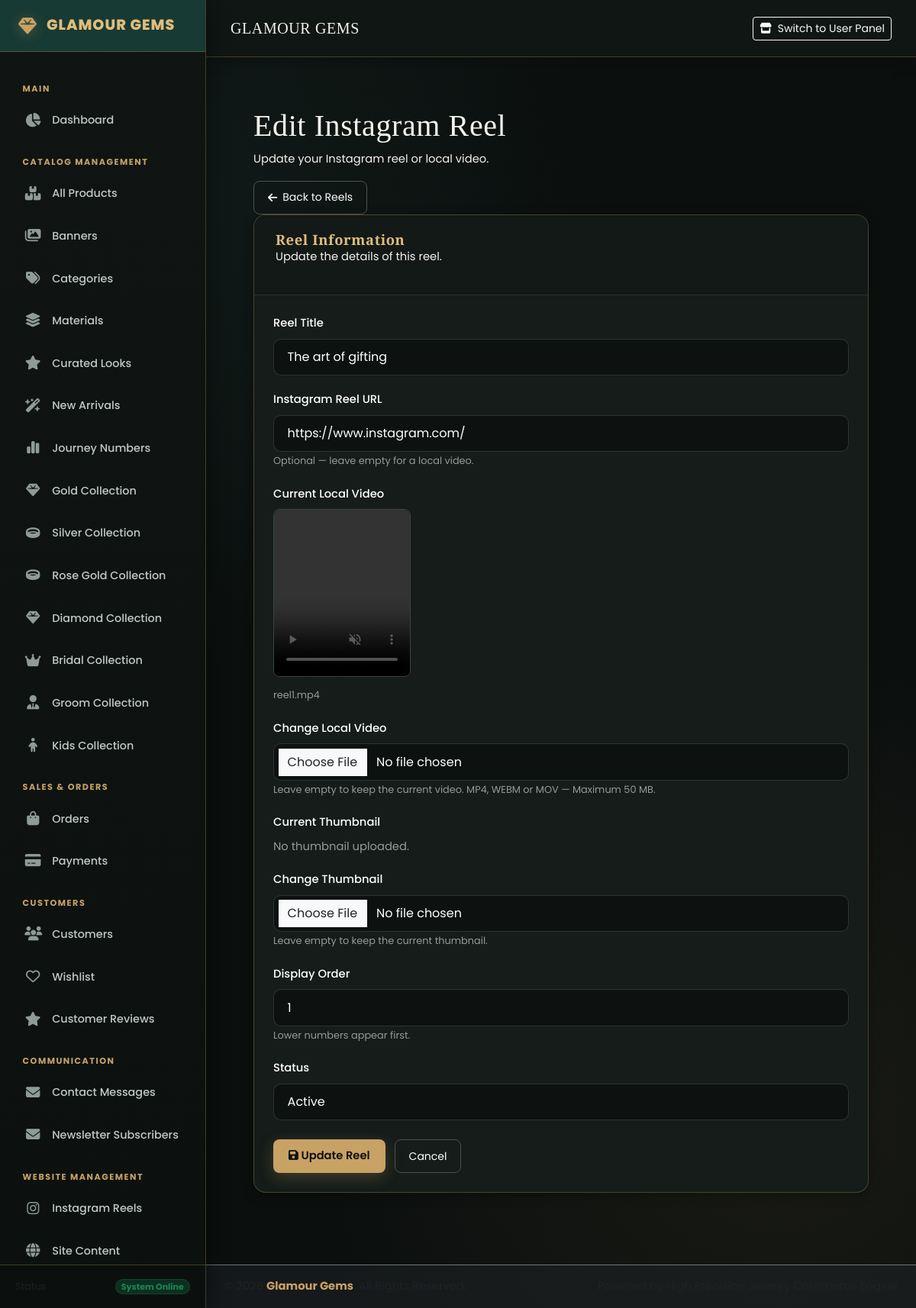
The app's page /admin/edit-instagram-reel.php?id=1 (signed in) with its own data.
### tables this page shows
CREATE TABLE IF NOT EXISTS instagram_reels (
    id INT UNSIGNED AUTO_INCREMENT PRIMARY KEY,
    title VARCHAR(180) NOT NULL,
    reel_url VARCHAR(500) DEFAULT NULL,
    thumbnail VARCHAR(255) DEFAULT NULL,
    video_file VARCHAR(255) DEFAULT NULL,
    status ENUM('active','inactive') NOT NULL DEFAULT 'active',
    display_order INT NOT NULL DEFAULT 0,
    created_at TIMESTAMP NOT NULL DEFAULT CURRENT_TIMESTAMP
);

### admin/edit-instagram-reel.php (the view, shortened to what this page needs)
<?php
require_once(__DIR__ . '/../config/database.php');
$reel_id = isset($_GET['id']) ? (int)$_GET['id'] : 0;
$stmt = mysqli_prepare(
    $conn,
    "SELECT *
     FROM instagram_reels
     WHERE id = ?
     LIMIT 1"
);
mysqli_stmt_bind_param($stmt, "i", $reel_id);
mysqli_stmt_execute($stmt);
$result = mysqli_stmt_get_result($stmt);
$reel = mysqli_fetch_assoc($result);
include(__DIR__ . '/includes/header.php');
?>
<div class="admin-page">
    <div class="page-header">
        <div>
            <h1 class="page-title">
                Edit Instagram Reel
            </h1>
            <p class="page-subtitle">
                Update your Instagram reel or local video.
            </p>
        </div>
        <div>
            <a
                href="instagram-reels.php"
                class="btn-gg-secondary"
            >
                <i class="fa-solid fa-arrow-left"></i>
                Back to Reels
            </a>
        </div>
    </div>
    <div class="gg-card">
        <div class="gg-card-header">
            <div>
                <h2 class="gg-card-title">
                    Reel Information
                </h2>
                <p class="gg-card-subtitle">
                    Update the details of this reel.
                </p>
            </div>
        </div>
        <form
            method="POST"
            enctype="multipart/form-data"
            style="padding:25px;"
        >
            <div style="margin-bottom:20px;">
                <label
                    for="title"
                    style="
                        display:block;
                        margin-bottom:8px;
                        color:#ffffff;
                        font-weight:500;
                    "
                >
                    Reel Title
                </label>
                <input
                    type="text"
                    id="title"
                    name="title"
                    class="form-control"
                    value="<?php echo htmlspecialchars($reel['title']); ?>"
                    required
                >
            </div>
            <div style="margin-bottom:20px;">
                <label
                    for="reel_url"
                    style="
                        display:block;
                        margin-bottom:8px;
                        color:#ffffff;
                        font-weight:500;
                    "
                >
                    Instagram Reel URL
                </label>
                <input
                    type="url"
                    id="reel_url"
                    name="reel_url"
                    class="form-control"
                    value="<?php echo htmlspecialchars($reel['reel_url']); ?>"
                >
                <small style="color:#999;">
                    Optional — leave empty for a local video.
                </small>
            </div>
            <?php if (!empty($reel['video_file'])): ?>
                <div style="margin-bottom:20px;">
                    <label
                        style="
                            display:block;
                            margin-bottom:8px;
                            color:#ffffff;
                            font-weight:500;
                        "
                    >
                        Current Local Video
                    </label>
                    <video
                        width="180"
                        height="220"
                        controls
                        muted
                        preload="metadata"
                        style="
                            display:block;
                            object-fit:cover;
                            border-radius:8px;
                            border:1px solid #3c443d;
                            margin-bottom:12px;
                            background:#111;
                        "
                    >
                        <source
                            src="../assets/videos/<?php echo htmlspecialchars($reel['video_file']); ?>"
                            type="video/mp4"
                        >
                    </video>
                    <small style="color:#999;">
                        <?php echo htmlspecialchars($reel['video_file']); ?>
                    </small>
                </div>
            <?php endif; ?>
            <div style="margin-bottom:20px;">
                <label
                    for="video_file"
                    style="
                        display:block;
                        margin-bottom:8px;
                        color:#ffffff;
                        font-weight:500;
                    "
                >
                    Change Local Video
                </label>
                <input
                    type="file"
                    id="video_file"
                    name="video_file"
                    class="form-control"
                    accept=".mp4,.webm,.mov"
                >
                <small style="color:#999;">
                    Leave empty to keep the current video. MP4, WEBM or MOV — Maximum 50 MB.
                </small>
            </div>
            <div style="margin-bottom:20px;">
                <label
                    style="
                        display:block;
                        margin-bottom:8px;
                        color:#ffffff;
                        font-weight:500;
                    "
                >
                    Current Thumbnail
                </label>
                <?php if (!empty($reel['thumbnail'])): ?>
                    <img
                        src="../uploads/reels/<?php echo htmlspecialchars($reel['thumbnail']); ?>"
                        alt="<?php echo htmlspecialchars($reel['title']); ?>"
                        style="
                            width:90px;
                            height:110px;
                            object-fit:cover;
                            border-radius:8px;
                            border:1px solid #3c443d;
                            margin-bottom:12px;
                        "
                    >
                <?php else: ?>
                    <p style="color:#999;">
                        No thumbnail uploaded.
                    </p>
                <?php endif; ?>
            </div>
            <div style="margin-bottom:20px;">
                <label
                    for="thumbnail"
                    style="
                        display:block;
                        margin-bottom:8px;
                        color:#ffffff;
                        font-weight:500;
                    "
                >
                    Change Thumbnail
                </label>
                <input
                    type="file"
                    id="thumbnail"
                    name="thumbnail"
                    class="form-control"
                    accept=".jpg,.jpeg,.png,.webp"
                >
                <small style="color:#999;">
                    Leave empty to keep the current thumbnail.
                </small>
            </div>
            <div style="margin-bottom:20px;">
                <label
                    for="display_order"
                    style="
                        display:block;
                        margin-bottom:8px;
                        color:#ffffff;
                        font-weight:500;
                    "
                >
                    Display Order
                </label>
                <input
                    type="number"
                    id="display_order"
                    name="display_order"
                    class="form-control"
                    value="<?php echo (int)$reel['display_order']; ?>"
                    min="0"
                >
                <small style="color:#999;">
                    Lower numbers appear first.
                </small>
            </div>
            <div style="margin-bottom:25px;">
                <label
                    for="status"
                    style="
                        display:block;
                        margin-bottom:8px;
                        color:#ffffff;
                        font-weight:500;
                    "
                >
                    Status
                </label>
                <select
                    id="status"
                    name="status"
                    class="form-control"
                >
                    <option
                        value="active"
                        <?php echo ($reel['status'] === 'active') ? 'selected' : ''; ?>
                    >
                        Active
                    </option>
                </select>
            </div>
            <div
                style="
                    display:flex;
                    gap:12px;
                    align-items:center;
                "
            >
                <button
                    type="submit"
                    class="btn-gg-gold"
                >
                    <i class="fa-solid fa-floppy-disk"></i>
                    Update Reel
                </button>
                <a
                    href="instagram-reels.php"
                    class="btn-gg-secondary"
                >
                    Cancel
                </a>
            </div>
        </form>
    </div>
</div>
<?php
include(__DIR__ . '/includes/footer.php');
?>

### assets/css/admin.css (style rules this page uses)
:root { --gg-bg-body: #0b0f0e; --gg-bg-surface: #111715; --gg-bg-card: #151c19; --gg-bg-card-solid: #151c19; --gg-bg-input: #0d1210; --gg-green: #234B43; --gg-green-light: #2d6257; --gg-green-dark: #183a34; --gg-gold: #C8A165; --gg-gold-light: #e0bd7b; --gg-gold-dark: #9d783f; --gg-gold-gradient: linear-gradient( 135deg, #e0bd7b 0%, #c8a165 50%, #9d783f 100% ); --gg-border: rgba(200, 161, 101, 0.30); --gg-border-light: rgba(255, 255, 255, 0.10); --gg-text-primary: #f5f2eb; --gg-text-secondary: #c1c8c5; --gg-text-muted: #8f9b96; --gg-success: #39c77a; --gg-warning: #f1c75b; --gg-info: #4db8e8; --gg-danger: #ef6262; --gg-font-heading: 'Cinzel', serif; --gg-font-body: 'Poppins', sans-serif; --sidebar-width: 270px; --header-height: 75px; --gg-radius: 16px; --gg-shadow-sm: 0 4px 15px rgba(0, 0, 0, 0.30); --gg-shadow-lg: 0 15px 35px rgba(0, 0, 0, 0.45); --gg-gold-shadow: 0 6px 20px rgba(200, 161, 101, 0.25); }
*, *::before, *::after { box-sizing: border-box; }
html { scroll-behavior: smooth; }
body { margin: 0; min-height: 100vh; background: radial-gradient( circle at 15% 15%, rgba(35, 75, 67, 0.20), transparent 35% ), radial-gradient( circle at 85% 85%, rgba(200, 161, 101, 0.08), transparent 35% ), var(--gg-bg-body); color: var(--gg-text-primary); font-family: var(--gg-font-body); font-size: 0.92rem; line-height: 1.6; overflow-x: hidden; }
a { color: var(--gg-gold-light); text-decoration: none; transition: all 0.25s ease; }
h1, h2, h3, h4, h5, h6, .brand-font { font-family: var(--gg-font-heading); color: var(--gg-text-primary); letter-spacing: 0.6px; }
.gg-card { background: var(--gg-bg-card); border: 1px solid var(--gg-border); border-radius: var(--gg-radius); box-shadow: var(--gg-shadow-sm); margin-bottom: 1.75rem; overflow: hidden; }
.gg-card-header { padding: 1.35rem 1.75rem; border-bottom: 1px solid var(--gg-border-light); display: flex; align-items: center; justify-content: space-between; background: #121917; }
.gg-card-title { font-size: 1.15rem; font-weight: 700; margin: 0; color: var(--gg-gold-light); display: flex; align-items: center; gap: 10px; }
.form-control, .form-select { background-color: var(--gg-bg-input) !important; border: 1px solid var(--gg-border-light) !important; color: #ffffff !important; border-radius: 10px !important; padding: 0.7rem 1.1rem !important; }
.form-control::placeholder { color: var(--gg-text-muted) !important; }
.btn-gg-gold { background: var(--gg-gold-gradient); color: #15120c; border: none; font-weight: 700; padding: 0.7rem 1.6rem; border-radius: 10px; box-shadow: var(--gg-gold-shadow); }
.admin-page { padding: 30px; }
.btn-gg-secondary { display: inline-flex; align-items: center; justify-content: center; gap: 7px; height: 44px; padding: 0 18px; border: 1px solid #4a514c; border-radius: 8px; background: transparent; color: #ffffff; text-decoration: none; font-size: 14px; cursor: pointer; }
.btn-gg-gold { height: 44px; padding: 0 20px; border: none; border-radius: 8px; background: #c8a165; color: #111; font-weight: 600; cursor: pointer; }

### records on screen
instagram_reels: title "The art of gifting", reel_url "https://www.instagram.com/", video_file "reel1.mp4", display_order "1", status "Active"
